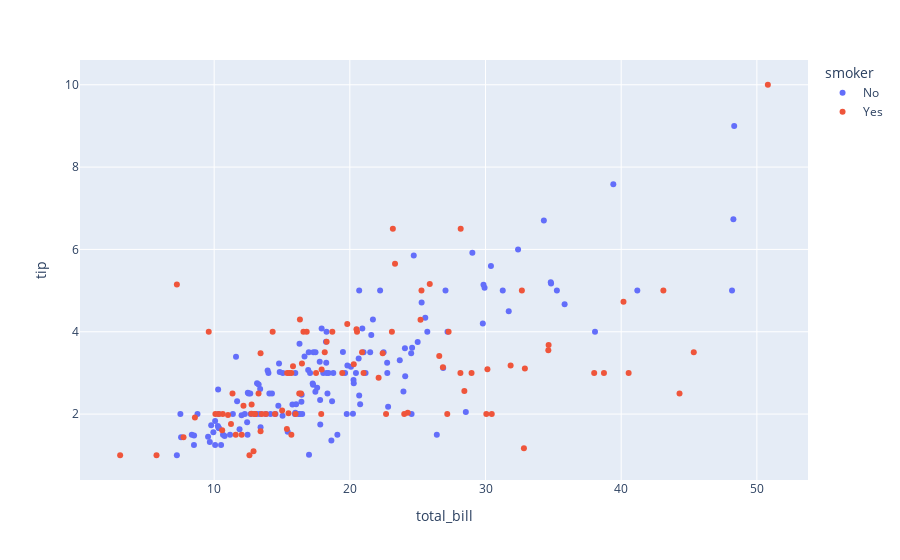

This figure's notebook cell:
### Code cell
px.scatter(tips, x='total_bill', y='tip',color='smoker')

### Figure 1 — Plotly figure (JSON) as saved in the notebook; plotly's stock layout.template omitted (floating-point values rounded to 4 significant figures; data arrays with more than 128 entries replaced by an {"elided": "..."} marker saying what was removed)
{"data": [{"hovertemplate": "smoker=No<br>total_bill=%{x}<br>tip=%{y}<extra></extra>", "legendgroup": "No", "marker": {"color": "#636efa", "symbol": "circle"}, "mode": "markers", "name": "No", "orientation": "v", "showlegend": true, "type": "scatter", "x": {"elided": "151 float values"}, "xaxis": "x", "y": {"elided": "151 float values"}, "yaxis": "y"}, {"hovertemplate": "smoker=Yes<br>total_bill=%{x}<br>tip=%{y}<extra></extra>", "legendgroup": "Yes", "marker": {"color": "#EF553B", "symbol": "circle"}, "mode": "markers", "name": "Yes", "orientation": "v", "showlegend": true, "type": "scatter", "x": [38.01, 11.24, 20.29, 13.81, 11.02, 18.29, 3.07, 15.01, 26.86, 25.28, 17.92, 19.44, 32.68, 28.97, 5.75, 16.32, 40.17, 27.28, 12.03, 21.01, 11.35, 15.38, 44.3, 22.42, 15.36, 20.49, 25.21, 14.31, 16, 17.51, 10.59, 10.63, 50.81, 15.81, 7.25, 31.85, 16.82, 32.9, 17.89, 14.48, 9.6, 34.63, 34.65, 23.33, 45.35, 23.17, 40.55, 20.9, 30.46, 18.15, 23.1, 15.69, 19.81, 28.44, 15.48, 16.58, 10.34, 43.11, 13, 13.51, 18.71, 12.74, 13, 16.4, 20.53, 16.47, 26.59, 38.73, 24.27, 12.76, 30.06, 25.89, 13.27, 28.17, 12.9, 28.15, 11.59, 7.74, 30.14, 12.16, 13.42, 8.58, 13.42, 16.27, 10.09, 22.12, 24.01, 15.69, 15.53, 12.6, 32.83, 27.18, 22.67], "xaxis": "x", "y": [3, 1.76, 3.21, 2, 1.98, 3.76, 1, 2.09, 3.14, 5, 3.08, 3, 5, 3, 1, 4.3, 4.73, 4, 1.5, 3, 2.5, 3, 2.5, 3.48, 1.64, 4.06, 4.29, 4, 2, 3, 1.61, 2, 10, 3.16, 5.15, 3.18, 4, 3.11, 2, 2, 4, 3.55, 3.68, 5.65, 3.5, 6.5, 3, 3.5, 2, 3.5, 4, 1.5, 4.19, 2.56, 2.02, 4, 2, 5, 2, 2, 4, 2.01, 2, 2.5, 4, 3.23, 3.41, 3, 2.03, 2.23, 2, 5.16, 2.5, 6.5, 1.1, 3, 1.5, 1.44, 3.09, 2.2, 3.48, 1.92, 1.58, 2.5, 2, 2.88, 2, 3, 3, 1, 1.17, 2, 2], "yaxis": "y"}], "layout": {"legend": {"title": {"text": "smoker"}, "tracegroupgap": 0}, "margin": {"t": 60}, "xaxis": {"anchor": "y", "domain": [0, 1], "title": {"text": "total_bill"}}, "yaxis": {"anchor": "x", "domain": [0, 1], "title": {"text": "tip"}}}}
